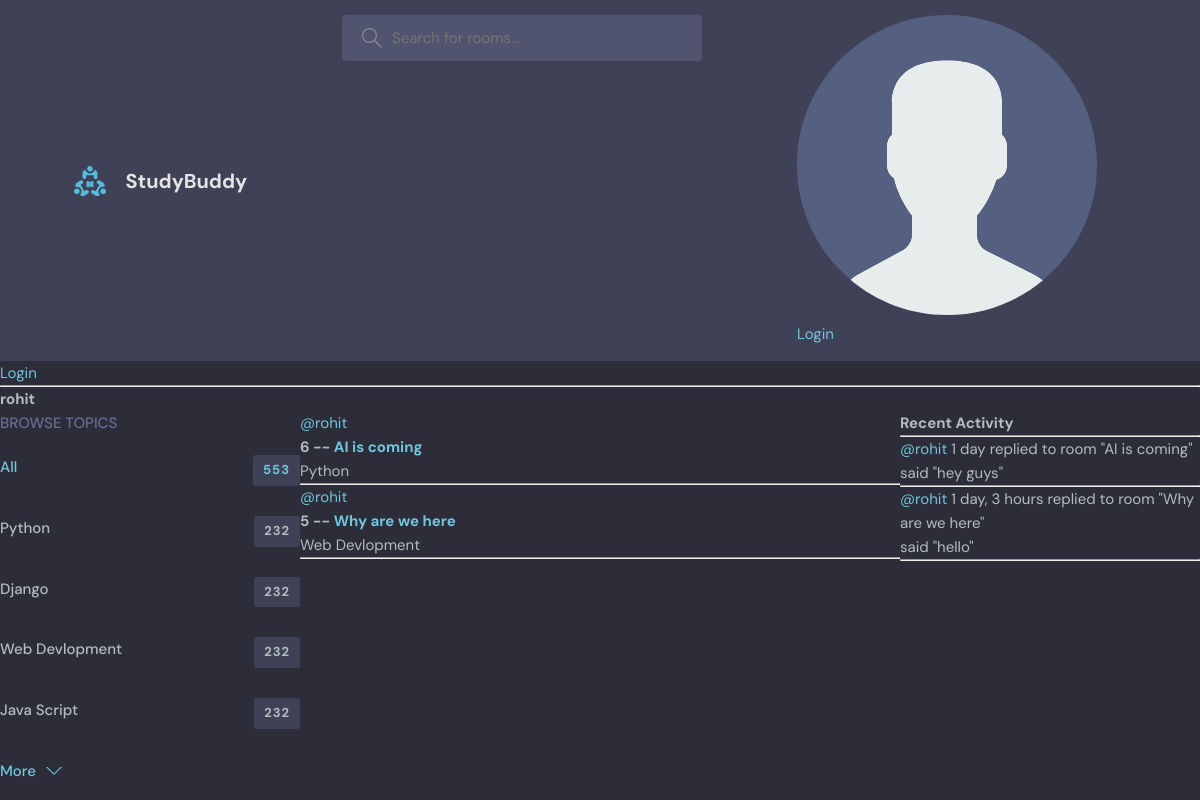
Page /prfile/3/ on the committed database.
### base/models.py (models this page shows)
class Topic(models.Model):
    name=models.CharField(max_length=200)
    def __str__(self):
        return self.name

class Room(models.Model):
    host=models.ForeignKey(User,on_delete=models.SET_NULL,null=True)
    topic=models.ForeignKey(Topic,on_delete=models.SET_NULL,null=True)
    name=models.CharField(max_length=200)
    description=models.TextField(null=True,blank=True)
    participents=models.ManyToManyField(User, related_name='participents', blank=True)
    updated=models.DateTimeField(auto_now=True)
    created=models.DateTimeField(auto_now_add=True)
    class Meta:
        ordering=['-updated','-created']
    def __str__(self):
        return self.name

class Message(models.Model):
    user =models.ForeignKey(User,on_delete=models.CASCADE)
    room=models.ForeignKey(Room,on_delete=models.CASCADE)
    body=models.TextField()
    updated=models.DateTimeField(auto_now=True)
    created=models.DateTimeField(auto_now_add=True)
    class Meta:
        ordering=['-updated','-created']
    def __str__(self):
        return self.body[0:50]

### base/views.py (the view)
# urls.py: path('prfile/<str:pk>/', views.userPrfile,name="user-profile"),
def userPrfile(request, pk):
    user = User.objects.get(id=pk)
    rooms = user.room_set.all()
    room_messages = user.message_set.all()
    topics=Topic.objects.all()
    context = {'user': user, 'rooms': rooms, 'room_messages': room_messages,'topics':topics}
    return render(request, 'base/profile.html', context)

### base/templates/base/profile.html (shortened to what this page needs)
{% extends 'main.html' %} {% block content %}
<h1>{{user.username}}</h1>
<div class="profile-container">
  <div>{% include 'base/topics_component.html' %}</div>
  <div>{% include 'base/feed_component.html' %}</div>
  <div>{% include 'base/activity_component.html' %}</div>
</div>
{% endblock content %}

### base/templates/base/topics_component.html
<div class="topics">
  <div class="topics__header">
    <h2>Browse Topics</h2>
  </div>
  <ul class="topics__list">
    <li>
      <a href="{% url 'home' %}" class="active">All <span>553</span></a>
    </li>
    {% for topic in topics %}
    <li>
      <a href="{% url 'home' %}?q={{topic.name}}">{{topic}} <span>232</span></a>
    </li>
    {% endfor %}
  <a class="btn btn--link" href="topics.html">
    More
    <svg
      version="1.1"
      xmlns="http://www.w3.org/2000/svg"
      width="32"
      height="32"
      viewBox="0 0 32 32"
    >
      <title>chevron-down</title>
      <path d="M16 21l-13-13h-3l16 16 16-16h-3l-13 13z"></path>
    </svg>
  </a>
</div>

### base/templates/base/feed_component.html (shortened to what this page needs)
<div>
  {% for room in rooms %}
  <div>
    <a href="{% url 'user-profile' room.host.id  %}"
      ><span>@{{room.host.username}}</span>
    </a>
    <h5>{{room.id}} -- <a href="{% url 'room' room.id %}">{{room.name}}</a></h5>
    <small>{{room.topic.name}}</small>
    <hr />
  </div>
  {% endfor %}
</div>

### base/templates/base/activity_component.html (shortened to what this page needs)
<h3>Recent Activity</h3>
<hr />
{% for message in room_messages %}
<div>
  <small>
    <a href="{% url 'user-profile' message.user.id%}">@{{message.user}}</a>
    {{message.created|timesince}}</small
  >
  <small>replied to room "{{message.room}}"</small>
  <p>said "{{message}}"</p>
  <hr />
</div>
{% endfor %}

### static/styles/style.css (style rules this page uses)
:root { --color-main: #71c6dd; --color-main-light: #e1f6fb; --color-dark: #3f4156; --color-dark-medium: #51546e; --color-dark-light: #696d97; --color-light: #e5e5e5; --color-gray: #8b8b8b; --color-light-gray: #b2bdbd; --color-bg: #2d2d39; --color-success: #5dd693; --color-error: #fc4b0b; }
* { font-family: "DM Sans", -apple-system, BlinkMacSystemFont, "Segoe UI", Roboto, Oxygen, Ubuntu, Cantarell, "Open Sans", "Helvetica Neue", sans-serif; margin: 0; padding: 0; box-sizing: border-box; text-rendering: optimizeLegibility; font-size: inherit; }
html { font-size: 56.25%; }
@media only screen and (min-width: 1200px) { html { font-size: 62.5%; } }
body { line-height: 1.6; font-weight: 400; font-size: 1.5rem; color: var(--color-light-gray); background-color: var(--color-bg); min-height: 100vh; }
a { display: inline-block; color: var(--color-main); text-decoration: none; }
.btn { background-color: transparent; border: none; display: inline-flex; align-items: center; gap: 1rem; cursor: pointer; transition: all ease-in-out 0.3s; padding: 1rem 2rem; border-radius: 5px; box-shadow: 1px 1px 3px 1px rgba(0, 0, 0, 0.15); font-weight: 500; }
.btn--link { border-radius: 0; padding: 0; color: var(--color-main); box-shadow: none; }
.btn > svg { fill: currentColor; width: 1.6rem; height: 1.6rem; }
.topics__header { margin-bottom: 2rem; }
.topics__header h2 { text-transform: uppercase; font-weight: 500; color: var(--color-dark-light); }
.topics__list { list-style: none; }
.topics__list li a { display: flex; justify-content: space-between; margin-bottom: 3rem; font-weight: 500; color: var(--color-light-gray); transition: all 0.3s ease-in-out; }
.topics__list li a.active, .topics__list li a:hover { color: var(--color-main); }
.topics__list li a span { padding: 0.5rem 1rem; background-color: var(--color-dark); border-radius: 3px; font-size: 1.3rem; font-weight: 700; letter-spacing: 1px; }

### base/templates/base/profile.html (style rules this page uses)
.profile-container { display: grid; grid-template-columns: 1fr 2fr 1fr; }

### rows in the picture
Topic: name "Python"
Topic: name "Django"
Topic: name "Web Devlopment"
Topic: name "Java Script"
Room: host.username "rohit", id "6", name "AI is coming", topic.name "Python"
Room: host.username "rohit", id "5", name "Why are we here", topic.name "Web Devlopment"
Message: user "rohit", created "1 day", room "AI is coming", body "hey guys"
Message: user "rohit", created "1 day, 3 hours", room "Why are we here", body "hello"

### other values in the picture
{{ user.username }} "rohit"
